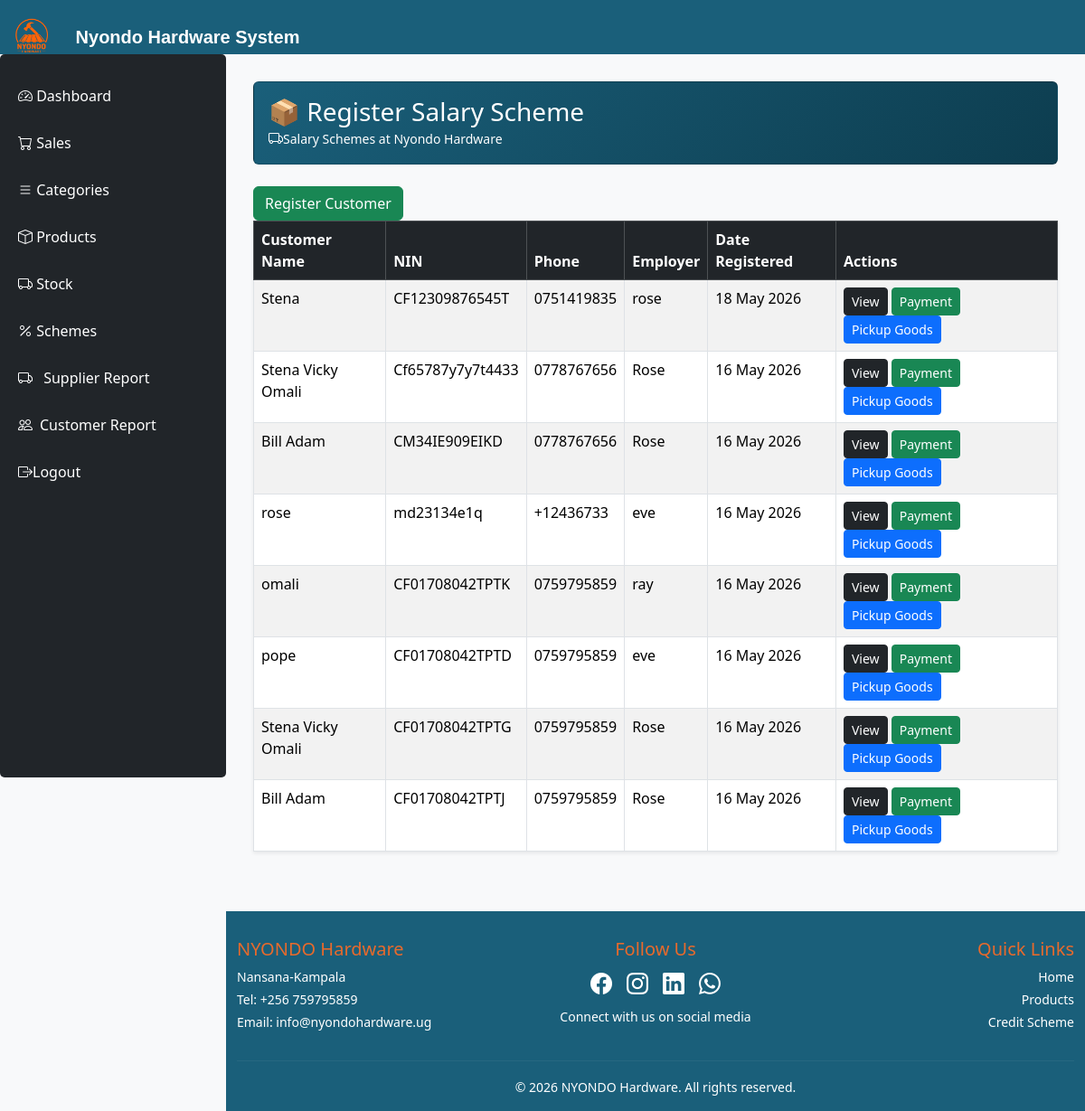
The app's page /schemeapp/ with its own data.
### schemeapp/models.py (models this page shows, shortened)
class SchemeCustomer(models.Model):
    full_name = models.CharField(max_length=255)
    nin_number = models.CharField(max_length=20, unique=True)
    phone_number = models.CharField(max_length=20)
    address = models.TextField()
    occupation = models.CharField(max_length=255)
    employer_name = models.CharField(max_length=255)
    payment_plan = models.CharField(max_length=255, blank=True, null=True)
    date_registered = models.DateField(default=timezone.now)

### schemeapp/views.py (the view)
# urls.py: path("", views.scheme_customer_list, name="scheme_customer_list"),
def scheme_customer_list(request):
    customers = SchemeCustomer.objects.all().order_by("-date_registered")
    return render(request, 'scheme_customer_list.html', {'customers': customers})

### schemeapp/templates/scheme_customer_list.html
{% extends 'base.html' %}
{% block content %}
<div class="card mb-4" style="background: linear-gradient(135deg, #1a5f7a 0%, #0d3d4f 100%); color: white;">
         <div class="card-body">
            <h3 class="mb-0">📦 Register Salary Scheme</h3>
            <i class="bi bi-truck"></i><small>Salary Schemes at Nyondo Hardware</small>
        </div>
</div>  <a href="{% url 'register_scheme_customer' %}"
       class="btn btn-success">
        Register Customer</a>
<table class="table table-bordered table-striped shadow-sm">
    <thead class="table-dark">
        <tr>
            <th>Customer Name</th>
            <th>NIN</th>
            <th>Phone</th>
            <th>Employer</th>
            <th>Date Registered</th>
            <th>Actions</th>
        </tr>
    </thead>
    <tbody>
        {% for customer in customers %}
        <tr>
            <td>{{ customer.full_name }}</td>
            <td>{{ customer.nin_number }}</td>
            <td>{{ customer.phone_number }}</td>
            <td>{{ customer.employer_name }}</td>
            <td>{{ customer.date_registered|date:"j F Y" }}</td>
            <td>
                <a href="{% url 'customer_scheme_detail' customer.id %}"
                   class="btn btn-dark btn-sm">
                    View
                </a>
                <a href="{% url 'record_scheme_payment' customer.id %}"
                   class="btn btn-success btn-sm">
                    Payment
                </a>
                <a href="{% url 'scheme_goods_pickup' customer.id %}"
                   class="btn btn-primary btn-sm">
                    Pickup Goods
                </a>
            </td>
        </tr>
        {% empty %}
        <tr>
            <td colspan="6" class="text-center">
                No scheme customers found.
            </td>
        </tr>
        {% endfor %}
    </tbody>
</table>
{% endblock %}

### saleapp/templates/base.html (style rules this page uses)
body { background-color: #f8f9fa; }

### records on screen
SchemeCustomer: full_name "Stena", nin_number "CF12309876545T", phone_number "0751419835", employer_name "rose", date_registered "18 May 2026"
SchemeCustomer: full_name "Stena Vicky Omali", nin_number "Cf65787y7y7t4433", phone_number "0778767656", employer_name "Rose", date_registered "16 May 2026"
SchemeCustomer: full_name "Bill Adam", nin_number "CM34IE909EIKD", phone_number "0778767656", employer_name "Rose", date_registered "16 May 2026"
SchemeCustomer: full_name "rose", nin_number "md23134e1q", phone_number "+12436733", employer_name "eve", date_registered "16 May 2026"
SchemeCustomer: full_name "omali", nin_number "CF01708042TPTK", phone_number "0759795859", employer_name "ray", date_registered "16 May 2026"
SchemeCustomer: full_name "pope", nin_number "CF01708042TPTD", phone_number "0759795859", employer_name "eve", date_registered "16 May 2026"
SchemeCustomer: full_name "Stena Vicky Omali", nin_number "CF01708042TPTG", phone_number "0759795859", employer_name "Rose", date_registered "16 May 2026"
SchemeCustomer: full_name "Bill Adam", nin_number "CF01708042TPTJ", phone_number "0759795859", employer_name "Rose", date_registered "16 May 2026"
